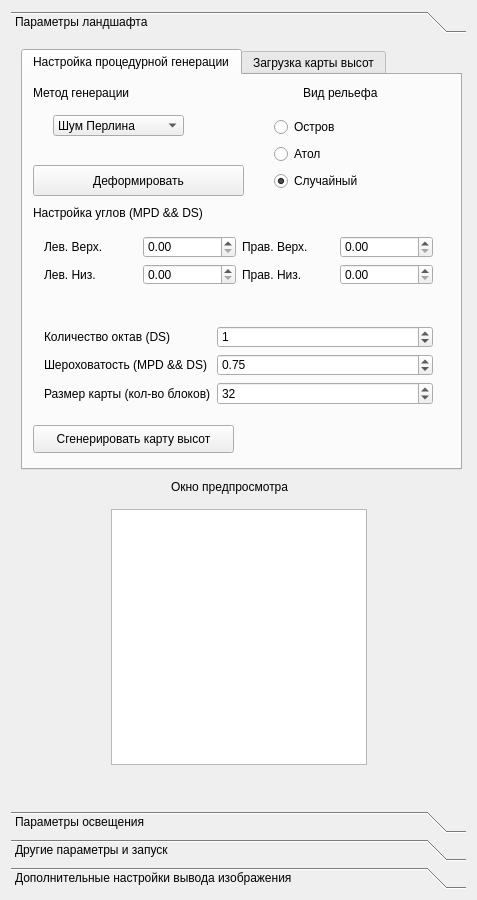
<?xml version="1.0" encoding="UTF-8"?>
<ui version="4.0">
 <class>MainWindow</class>
 <widget class="QMainWindow" name="MainWindow">
  <property name="geometry">
   <rect>
    <x>0</x>
    <y>0</y>
    <width>477</width>
    <height>900</height>
   </rect>
  </property>
  <property name="sizePolicy">
   <sizepolicy hsizetype="Fixed" vsizetype="Fixed">
    <horstretch>0</horstretch>
    <verstretch>0</verstretch>
   </sizepolicy>
  </property>
  <property name="windowTitle">
   <string>Генератор ландшафта</string>
  </property>
  <widget class="QWidget" name="centralWidget">
   <layout class="QHBoxLayout" name="horizontalLayout_2">
    <item>
     <layout class="QHBoxLayout" name="horizontalLayout">
      <item>
       <layout class="QGridLayout" name="gridLayout">
        <item row="0" column="0">
         <widget class="QToolBox" name="toolBox">
          <property name="currentIndex">
           <number>0</number>
          </property>
          <widget class="QWidget" name="page">
           <property name="geometry">
            <rect>
             <x>0</x>
             <y>0</y>
             <width>455</width>
             <height>758</height>
            </rect>
           </property>
           <attribute name="label">
            <string>Параметры ландшафта</string>
           </attribute>
           <widget class="QTabWidget" name="tabWidget">
            <property name="geometry">
             <rect>
              <x>10</x>
              <y>10</y>
              <width>441</width>
              <height>421</height>
             </rect>
            </property>
            <property name="currentIndex">
             <number>0</number>
            </property>
            <widget class="QWidget" name="tab">
             <attribute name="title">
              <string>Настройка процедурной генерации</string>
             </attribute>
             <widget class="QComboBox" name="genTypeCB">
              <property name="geometry">
               <rect>
                <x>30</x>
                <y>40</y>
                <width>131</width>
                <height>21</height>
               </rect>
              </property>
              <item>
               <property name="text">
                <string>Шум Перлина</string>
               </property>
              </item>
              <item>
               <property name="text">
                <string>Метод смещения средней точки</string>
               </property>
              </item>
              <item>
               <property name="text">
                <string>Diamond-square</string>
               </property>
              </item>
             </widget>
             <widget class="QLabel" name="label_2">
              <property name="geometry">
               <rect>
                <x>280</x>
                <y>10</y>
                <width>91</width>
                <height>16</height>
               </rect>
              </property>
              <property name="text">
               <string>Вид рельефа </string>
              </property>
             </widget>
             <widget class="QLabel" name="label">
              <property name="geometry">
               <rect>
                <x>10</x>
                <y>10</y>
                <width>111</width>
                <height>16</height>
               </rect>
              </property>
              <property name="text">
               <string>Метод генерации</string>
              </property>
             </widget>
             <widget class="QPushButton" name="genLandscapeBtn">
              <property name="geometry">
               <rect>
                <x>10</x>
                <y>350</y>
                <width>201</width>
                <height>28</height>
               </rect>
              </property>
              <property name="text">
               <string>Сгенерировать карту высот</string>
              </property>
             </widget>
             <widget class="QLabel" name="label_29">
              <property name="geometry">
               <rect>
                <x>10</x>
                <y>130</y>
                <width>221</width>
                <height>16</height>
               </rect>
              </property>
              <property name="text">
               <string>Настройка углов (MPD &amp;&amp; DS)</string>
              </property>
             </widget>
             <widget class="QWidget" name="verticalLayoutWidget_2">
              <property name="geometry">
               <rect>
                <x>240</x>
                <y>30</y>
                <width>160</width>
                <height>99</height>
               </rect>
              </property>
              <layout class="QVBoxLayout" name="verticalLayout_4">
               <item>
                <widget class="QRadioButton" name="landTypeIslandRB">
                 <property name="text">
                  <string>Остров</string>
                 </property>
                </widget>
               </item>
               <item>
                <widget class="QRadioButton" name="landTypeAtolRB">
                 <property name="text">
                  <string>Атол</string>
                 </property>
                </widget>
               </item>
               <item>
                <widget class="QRadioButton" name="landTypeRandomRB">
                 <property name="text">
                  <string>Случайный</string>
                 </property>
                 <property name="checked">
                  <bool>true</bool>
                 </property>
                </widget>
               </item>
              </layout>
             </widget>
             <widget class="QWidget" name="formLayoutWidget">
              <property name="geometry">
               <rect>
                <x>10</x>
                <y>240</y>
                <width>411</width>
                <height>101</height>
               </rect>
              </property>
              <layout class="QFormLayout" name="formLayout">
               <item row="1" column="0">
                <widget class="QLabel" name="label_30">
                 <property name="text">
                  <string>Количество октав (DS)</string>
                 </property>
                </widget>
               </item>
               <item row="1" column="1">
                <widget class="QSpinBox" name="octavesCntSB">
                 <property name="value">
                  <number>1</number>
                 </property>
                </widget>
               </item>
               <item row="2" column="0">
                <widget class="QLabel" name="label_6">
                 <property name="text">
                  <string>Шероховатость (MPD &amp;&amp; DS)</string>
                 </property>
                </widget>
               </item>
               <item row="2" column="1">
                <widget class="QDoubleSpinBox" name="roughtnessSB">
                 <property name="maximum">
                  <double>1.000000000000000</double>
                 </property>
                 <property name="singleStep">
                  <double>0.100000000000000</double>
                 </property>
                 <property name="value">
                  <double>0.750000000000000</double>
                 </property>
                </widget>
               </item>
               <item row="3" column="0">
                <widget class="QLabel" name="label_7">
                 <property name="text">
                  <string>Размер карты (кол-во блоков)</string>
                 </property>
                </widget>
               </item>
               <item row="3" column="1">
                <widget class="QSpinBox" name="mapSizeSB">
                 <property name="minimum">
                  <number>2</number>
                 </property>
                 <property name="maximum">
                  <number>2048</number>
                 </property>
                 <property name="value">
                  <number>32</number>
                 </property>
                </widget>
               </item>
              </layout>
             </widget>
             <widget class="QWidget" name="gridLayoutWidget">
              <property name="geometry">
               <rect>
                <x>10</x>
                <y>150</y>
                <width>411</width>
                <height>71</height>
               </rect>
              </property>
              <layout class="QGridLayout" name="gridLayout_2">
               <item row="1" column="0">
                <widget class="QLabel" name="label_9">
                 <property name="text">
                  <string>Лев. Низ.</string>
                 </property>
                </widget>
               </item>
               <item row="0" column="2">
                <widget class="QLabel" name="label_10">
                 <property name="text">
                  <string>Прав. Верх.</string>
                 </property>
                </widget>
               </item>
               <item row="1" column="1">
                <widget class="QDoubleSpinBox" name="leftDownSB">
                 <property name="maximum">
                  <double>1.000000000000000</double>
                 </property>
                </widget>
               </item>
               <item row="0" column="0">
                <widget class="QLabel" name="label_8">
                 <property name="text">
                  <string>Лев. Верх.</string>
                 </property>
                </widget>
               </item>
               <item row="0" column="1">
                <widget class="QDoubleSpinBox" name="leftUpSB">
                 <property name="maximum">
                  <double>1.000000000000000</double>
                 </property>
                </widget>
               </item>
               <item row="0" column="3">
                <widget class="QDoubleSpinBox" name="rightUpSB">
                 <property name="maximum">
                  <double>1.000000000000000</double>
                 </property>
                </widget>
               </item>
               <item row="1" column="3">
                <widget class="QDoubleSpinBox" name="rightDownSB">
                 <property name="maximum">
                  <double>1.000000000000000</double>
                 </property>
                </widget>
               </item>
               <item row="1" column="2">
                <widget class="QLabel" name="label_11">
                 <property name="text">
                  <string>Прав. Низ.</string>
                 </property>
                </widget>
               </item>
              </layout>
             </widget>
             <widget class="QPushButton" name="deformBtn">
              <property name="geometry">
               <rect>
                <x>10</x>
                <y>90</y>
                <width>211</width>
                <height>31</height>
               </rect>
              </property>
              <property name="text">
               <string>Деформировать</string>
              </property>
             </widget>
            </widget>
            <widget class="QWidget" name="tab_2">
             <attribute name="title">
              <string>Загрузка карты высот</string>
             </attribute>
             <widget class="QLineEdit" name="loadPathLE">
              <property name="geometry">
               <rect>
                <x>40</x>
                <y>40</y>
                <width>181</width>
                <height>28</height>
               </rect>
              </property>
              <property name="text">
               <string/>
              </property>
             </widget>
             <widget class="QLabel" name="label_12">
              <property name="geometry">
               <rect>
                <x>10</x>
                <y>10</y>
                <width>241</width>
                <height>21</height>
               </rect>
              </property>
              <property name="text">
               <string>&lt;html&gt;&lt;head/&gt;&lt;body&gt;&lt;p&gt;Путь до загружаемого изображения&lt;/p&gt;&lt;/body&gt;&lt;/html&gt;</string>
              </property>
             </widget>
             <widget class="QPushButton" name="saveBtn">
              <property name="geometry">
               <rect>
                <x>10</x>
                <y>310</y>
                <width>171</width>
                <height>28</height>
               </rect>
              </property>
              <property name="text">
               <string>Сохранить карту высот</string>
              </property>
             </widget>
             <widget class="QLabel" name="label_14">
              <property name="geometry">
               <rect>
                <x>10</x>
                <y>110</y>
                <width>291</width>
                <height>41</height>
               </rect>
              </property>
              <property name="text">
               <string>&lt;html&gt;&lt;head/&gt;&lt;body&gt;&lt;p&gt;Путь до сохраняемого изображения&lt;/p&gt;&lt;/body&gt;&lt;/html&gt;</string>
              </property>
             </widget>
             <widget class="QLabel" name="label_13">
              <property name="geometry">
               <rect>
                <x>10</x>
                <y>190</y>
                <width>111</width>
                <height>16</height>
               </rect>
              </property>
              <property name="text">
               <string>Формат файла</string>
              </property>
             </widget>
             <widget class="QRadioButton" name="bmpSave">
              <property name="geometry">
               <rect>
                <x>30</x>
                <y>210</y>
                <width>104</width>
                <height>21</height>
               </rect>
              </property>
              <property name="text">
               <string>bmp</string>
              </property>
             </widget>
             <widget class="QRadioButton" name="pngSave">
              <property name="geometry">
               <rect>
                <x>30</x>
                <y>270</y>
                <width>104</width>
                <height>21</height>
               </rect>
              </property>
              <property name="text">
               <string>png</string>
              </property>
              <property name="checked">
               <bool>true</bool>
              </property>
             </widget>
             <widget class="QRadioButton" name="jpgSave">
              <property name="geometry">
               <rect>
                <x>30</x>
                <y>240</y>
                <width>104</width>
                <height>21</height>
               </rect>
              </property>
              <property name="text">
               <string>jpg</string>
              </property>
             </widget>
             <widget class="QLineEdit" name="savePathLE">
              <property name="geometry">
               <rect>
                <x>40</x>
                <y>160</y>
                <width>181</width>
                <height>28</height>
               </rect>
              </property>
              <property name="text">
               <string/>
              </property>
             </widget>
             <widget class="QPushButton" name="loadBtn">
              <property name="geometry">
               <rect>
                <x>10</x>
                <y>80</y>
                <width>171</width>
                <height>28</height>
               </rect>
              </property>
              <property name="text">
               <string>Загрузить карту высот</string>
              </property>
             </widget>
            </widget>
           </widget>
           <widget class="QGraphicsView" name="graphicsView_2">
            <property name="geometry">
             <rect>
              <x>100</x>
              <y>470</y>
              <width>256</width>
              <height>256</height>
             </rect>
            </property>
           </widget>
           <widget class="QLabel" name="label_4">
            <property name="geometry">
             <rect>
              <x>160</x>
              <y>440</y>
              <width>141</width>
              <height>16</height>
             </rect>
            </property>
            <property name="text">
             <string>Окно предпросмотра</string>
            </property>
           </widget>
          </widget>
          <widget class="QWidget" name="page_2">
           <property name="geometry">
            <rect>
             <x>0</x>
             <y>0</y>
             <width>455</width>
             <height>758</height>
            </rect>
           </property>
           <attribute name="label">
            <string>Параметры освещения</string>
           </attribute>
           <widget class="QLabel" name="label_19">
            <property name="geometry">
             <rect>
              <x>10</x>
              <y>10</y>
              <width>231</width>
              <height>16</height>
             </rect>
            </property>
            <property name="text">
             <string>&lt;html&gt;&lt;head/&gt;&lt;body&gt;&lt;p&gt;Настройка источников освещения&lt;/p&gt;&lt;/body&gt;&lt;/html&gt;</string>
            </property>
           </widget>
           <widget class="QGraphicsView" name="graphicsView_3">
            <property name="geometry">
             <rect>
              <x>170</x>
              <y>400</y>
              <width>256</width>
              <height>256</height>
             </rect>
            </property>
           </widget>
           <widget class="QCheckBox" name="useLightmapCB">
            <property name="geometry">
             <rect>
              <x>10</x>
              <y>400</y>
              <width>151</width>
              <height>51</height>
             </rect>
            </property>
            <property name="text">
             <string>Использовать карту
освещения</string>
            </property>
           </widget>
           <widget class="QPushButton" name="genLightmapsBtn">
            <property name="geometry">
             <rect>
              <x>20</x>
              <y>660</y>
              <width>131</width>
              <height>31</height>
             </rect>
            </property>
            <property name="text">
             <string>Сгенерировать</string>
            </property>
           </widget>
           <widget class="QLabel" name="label_20">
            <property name="geometry">
             <rect>
              <x>10</x>
              <y>600</y>
              <width>111</width>
              <height>51</height>
             </rect>
            </property>
            <property name="text">
             <string>&lt;html&gt;&lt;head/&gt;&lt;body&gt;&lt;p&gt;Предварительно&lt;br/&gt;сгенерировать&lt;br/&gt;карту освещения:&lt;/p&gt;&lt;/body&gt;&lt;/html&gt;</string>
            </property>
           </widget>
           <widget class="LightManagerWidget" name="verticalWidget_2" native="true">
            <property name="geometry">
             <rect>
              <x>10</x>
              <y>30</y>
              <width>441</width>
              <height>351</height>
             </rect>
            </property>
            <layout class="QVBoxLayout" name="verticalLayout_3"/>
           </widget>
           <widget class="QPushButton" name="nextLightmapBtn">
            <property name="geometry">
             <rect>
              <x>170</x>
              <y>660</y>
              <width>261</width>
              <height>31</height>
             </rect>
            </property>
            <property name="text">
             <string>Следующая</string>
            </property>
           </widget>
          </widget>
          <widget class="QWidget" name="page_3">
           <property name="geometry">
            <rect>
             <x>0</x>
             <y>0</y>
             <width>455</width>
             <height>758</height>
            </rect>
           </property>
           <attribute name="label">
            <string>Другие параметры и запуск</string>
           </attribute>
           <widget class="QCheckBox" name="shadowEnableCB">
            <property name="geometry">
             <rect>
              <x>20</x>
              <y>30</y>
              <width>271</width>
              <height>41</height>
             </rect>
            </property>
            <property name="text">
             <string>Включить тени</string>
            </property>
           </widget>
           <widget class="QLabel" name="label_21">
            <property name="geometry">
             <rect>
              <x>10</x>
              <y>80</y>
              <width>161</width>
              <height>16</height>
             </rect>
            </property>
            <property name="text">
             <string>Способ закраски граней</string>
            </property>
           </widget>
           <widget class="QLabel" name="label_3">
            <property name="geometry">
             <rect>
              <x>10</x>
              <y>190</y>
              <width>261</width>
              <height>16</height>
             </rect>
            </property>
            <property name="text">
             <string>Дополнительные настройки ландшафта</string>
            </property>
           </widget>
           <widget class="QLabel" name="label_24">
            <property name="geometry">
             <rect>
              <x>10</x>
              <y>370</y>
              <width>251</width>
              <height>16</height>
             </rect>
            </property>
            <property name="text">
             <string>Вид проективного преобразования</string>
            </property>
           </widget>
           <widget class="QWidget" name="horizontalLayoutWidget">
            <property name="geometry">
             <rect>
              <x>20</x>
              <y>120</y>
              <width>421</width>
              <height>52</height>
             </rect>
            </property>
            <layout class="QHBoxLayout" name="horizontalLayout_3">
             <item>
              <layout class="QVBoxLayout" name="verticalLayout_2">
               <item>
                <widget class="QRadioButton" name="simpleShadingRB">
                 <property name="text">
                  <string>Простая закраска</string>
                 </property>
                </widget>
               </item>
               <item>
                <widget class="QRadioButton" name="gouraudShadingRB">
                 <property name="text">
                  <string>Закраска методом Гуро</string>
                 </property>
                </widget>
               </item>
              </layout>
             </item>
             <item>
              <widget class="QRadioButton" name="frameModelRB">
               <property name="text">
                <string>Каркасная модель</string>
               </property>
               <property name="checked">
                <bool>true</bool>
               </property>
              </widget>
             </item>
            </layout>
           </widget>
           <widget class="QLabel" name="label_15">
            <property name="geometry">
             <rect>
              <x>10</x>
              <y>10</y>
              <width>201</width>
              <height>16</height>
             </rect>
            </property>
            <property name="text">
             <string>Настройка теней</string>
            </property>
           </widget>
           <widget class="QWidget" name="horizontalLayoutWidget_2">
            <property name="geometry">
             <rect>
              <x>30</x>
              <y>260</y>
              <width>401</width>
              <height>41</height>
             </rect>
            </property>
            <layout class="QHBoxLayout" name="horizontalLayout_4">
             <item>
              <widget class="QLabel" name="label_16">
               <property name="text">
                <string>Максимальная высота</string>
               </property>
              </widget>
             </item>
             <item>
              <spacer name="horizontalSpacer">
               <property name="orientation">
                <enum>Qt::Horizontal</enum>
               </property>
               <property name="sizeHint" stdset="0">
                <size>
                 <width>40</width>
                 <height>20</height>
                </size>
               </property>
              </spacer>
             </item>
             <item>
              <widget class="QDoubleSpinBox" name="maxHeightSB">
               <property name="maximum">
                <double>100000.000000000000000</double>
               </property>
              </widget>
             </item>
            </layout>
           </widget>
           <widget class="QWidget" name="horizontalLayoutWidget_3">
            <property name="geometry">
             <rect>
              <x>30</x>
              <y>310</y>
              <width>401</width>
              <height>41</height>
             </rect>
            </property>
            <layout class="QHBoxLayout" name="horizontalLayout_5">
             <item>
              <widget class="QLabel" name="label_5">
               <property name="text">
                <string>Уровень воды</string>
               </property>
              </widget>
             </item>
             <item>
              <spacer name="horizontalSpacer_2">
               <property name="orientation">
                <enum>Qt::Horizontal</enum>
               </property>
               <property name="sizeHint" stdset="0">
                <size>
                 <width>40</width>
                 <height>20</height>
                </size>
               </property>
              </spacer>
             </item>
             <item>
              <widget class="QDoubleSpinBox" name="waterLevelSB">
               <property name="maximum">
                <double>100000.000000000000000</double>
               </property>
              </widget>
             </item>
            </layout>
           </widget>
           <widget class="QCheckBox" name="addLandscapeWater">
            <property name="geometry">
             <rect>
              <x>30</x>
              <y>220</y>
              <width>251</width>
              <height>21</height>
             </rect>
            </property>
            <property name="text">
             <string>Добавить воду, как часть рельефа</string>
            </property>
           </widget>
           <widget class="QWidget" name="gridLayoutWidget_2">
            <property name="geometry">
             <rect>
              <x>70</x>
              <y>460</y>
              <width>341</width>
              <height>261</height>
             </rect>
            </property>
            <layout class="QGridLayout" name="gridLayout_3">
             <property name="spacing">
              <number>6</number>
             </property>
             <item row="5" column="0">
              <widget class="QPushButton" name="closeVPBtn">
               <property name="sizePolicy">
                <sizepolicy hsizetype="Minimum" vsizetype="Minimum">
                 <horstretch>0</horstretch>
                 <verstretch>0</verstretch>
                </sizepolicy>
               </property>
               <property name="text">
                <string>Закрыть область просмотра </string>
               </property>
              </widget>
             </item>
             <item row="4" column="0">
              <widget class="QPushButton" name="launch_btn">
               <property name="sizePolicy">
                <sizepolicy hsizetype="Minimum" vsizetype="Minimum">
                 <horstretch>0</horstretch>
                 <verstretch>0</verstretch>
                </sizepolicy>
               </property>
               <property name="text">
                <string>Открыть область просмотра</string>
               </property>
              </widget>
             </item>
             <item row="1" column="0">
              <widget class="QPushButton" name="updateSceneBtn">
               <property name="sizePolicy">
                <sizepolicy hsizetype="Minimum" vsizetype="Minimum">
                 <horstretch>0</horstretch>
                 <verstretch>0</verstretch>
                </sizepolicy>
               </property>
               <property name="text">
                <string>Добавить модель ландшафта в сцену</string>
               </property>
              </widget>
             </item>
             <item row="2" column="0">
              <widget class="QPushButton" name="removeLSBtn">
               <property name="sizePolicy">
                <sizepolicy hsizetype="Minimum" vsizetype="Minimum">
                 <horstretch>0</horstretch>
                 <verstretch>0</verstretch>
                </sizepolicy>
               </property>
               <property name="text">
                <string>Удалить модель ландшафта</string>
               </property>
              </widget>
             </item>
             <item row="6" column="0">
              <widget class="Line" name="line">
               <property name="orientation">
                <enum>Qt::Horizontal</enum>
               </property>
              </widget>
             </item>
            </layout>
           </widget>
           <widget class="QWidget" name="horizontalLayoutWidget_4">
            <property name="geometry">
             <rect>
              <x>30</x>
              <y>400</y>
              <width>401</width>
              <height>41</height>
             </rect>
            </property>
            <layout class="QHBoxLayout" name="horizontalLayout_6">
             <item>
              <widget class="QRadioButton" name="orthoRB">
               <property name="text">
                <string>Аксонометрическое</string>
               </property>
               <property name="checked">
                <bool>false</bool>
               </property>
              </widget>
             </item>
             <item>
              <widget class="QRadioButton" name="perspectiveRB">
               <property name="text">
                <string>Перспективное</string>
               </property>
               <property name="checked">
                <bool>true</bool>
               </property>
              </widget>
             </item>
            </layout>
           </widget>
          </widget>
          <widget class="QWidget" name="page_5">
           <property name="geometry">
            <rect>
             <x>0</x>
             <y>0</y>
             <width>455</width>
             <height>758</height>
            </rect>
           </property>
           <attribute name="label">
            <string>Дополнительные настройки вывода изображения</string>
           </attribute>
           <widget class="GradientSlider" name="verticalWidget_3" native="true">
            <property name="geometry">
             <rect>
              <x>10</x>
              <y>50</y>
              <width>431</width>
              <height>91</height>
             </rect>
            </property>
            <layout class="QVBoxLayout" name="verticalLayout_5"/>
           </widget>
           <widget class="QLabel" name="label_17">
            <property name="geometry">
             <rect>
              <x>10</x>
              <y>10</y>
              <width>121</width>
              <height>20</height>
             </rect>
            </property>
            <property name="text">
             <string>Градиент закраски</string>
            </property>
           </widget>
           <widget class="QLabel" name="label_18">
            <property name="geometry">
             <rect>
              <x>10</x>
              <y>140</y>
              <width>61</width>
              <height>16</height>
             </rect>
            </property>
            <property name="text">
             <string>Минимум</string>
            </property>
           </widget>
           <widget class="QLabel" name="label_22">
            <property name="geometry">
             <rect>
              <x>370</x>
              <y>140</y>
              <width>71</width>
              <height>20</height>
             </rect>
            </property>
            <property name="text">
             <string>Максимум</string>
            </property>
           </widget>
           <widget class="QWidget" name="gridLayoutWidget_3">
            <property name="geometry">
             <rect>
              <x>20</x>
              <y>210</y>
              <width>411</width>
              <height>81</height>
             </rect>
            </property>
            <layout class="QGridLayout" name="gridLayout_4">
             <item row="1" column="1">
              <widget class="QSpinBox" name="viewportHeight">
               <property name="wrapping">
                <bool>false</bool>
               </property>
               <property name="frame">
                <bool>true</bool>
               </property>
               <property name="minimum">
                <number>1</number>
               </property>
               <property name="maximum">
                <number>4160</number>
               </property>
               <property name="value">
                <number>480</number>
               </property>
              </widget>
             </item>
             <item row="1" column="0">
              <widget class="QSpinBox" name="viewportWidth">
               <property name="frame">
                <bool>true</bool>
               </property>
               <property name="minimum">
                <number>1</number>
               </property>
               <property name="maximum">
                <number>2560</number>
               </property>
               <property name="value">
                <number>720</number>
               </property>
              </widget>
             </item>
             <item row="0" column="0">
              <widget class="QLabel" name="label_25">
               <property name="text">
                <string>Ширина</string>
               </property>
              </widget>
             </item>
             <item row="0" column="1">
              <widget class="QLabel" name="label_31">
               <property name="text">
                <string>Высота</string>
               </property>
              </widget>
             </item>
            </layout>
           </widget>
           <widget class="QLabel" name="label_23">
            <property name="geometry">
             <rect>
              <x>10</x>
              <y>180</y>
              <width>181</width>
              <height>16</height>
             </rect>
            </property>
            <property name="text">
             <string>Парметры окна обзора</string>
            </property>
           </widget>
           <widget class="QPushButton" name="saveSettingsBtn">
            <property name="geometry">
             <rect>
              <x>340</x>
              <y>460</y>
              <width>90</width>
              <height>28</height>
             </rect>
            </property>
            <property name="text">
             <string>Сохранить</string>
            </property>
           </widget>
           <widget class="ColorSelector" name="verticalWidget_5" native="true">
            <property name="geometry">
             <rect>
              <x>20</x>
              <y>330</y>
              <width>411</width>
              <height>41</height>
             </rect>
            </property>
            <layout class="QVBoxLayout" name="bgColorSelector"/>
           </widget>
           <widget class="QLabel" name="label_32">
            <property name="geometry">
             <rect>
              <x>10</x>
              <y>300</y>
              <width>181</width>
              <height>16</height>
             </rect>
            </property>
            <property name="text">
             <string>Цвет фона</string>
            </property>
           </widget>
           <widget class="ColorSelector" name="verticalWidget_4" native="true">
            <property name="geometry">
             <rect>
              <x>20</x>
              <y>410</y>
              <width>411</width>
              <height>41</height>
             </rect>
            </property>
            <layout class="QVBoxLayout" name="bgColorSelector_2"/>
           </widget>
           <widget class="QLabel" name="label_33">
            <property name="geometry">
             <rect>
              <x>10</x>
              <y>380</y>
              <width>181</width>
              <height>16</height>
             </rect>
            </property>
            <property name="text">
             <string>Цвет линий</string>
            </property>
           </widget>
          </widget>
         </widget>
        </item>
       </layout>
      </item>
     </layout>
    </item>
   </layout>
  </widget>
 </widget>
 <layoutdefault spacing="6" margin="11"/>
 <customwidgets>
  <customwidget>
   <class>GradientSlider</class>
   <extends>QWidget</extends>
   <header>gradient_slider.h</header>
   <container>1</container>
  </customwidget>
  <customwidget>
   <class>LightManagerWidget</class>
   <extends>QWidget</extends>
   <header>light_manager_widget.h</header>
   <container>1</container>
  </customwidget>
  <customwidget>
   <class>ColorSelector</class>
   <extends>QWidget</extends>
   <header>color_selector.h</header>
   <container>1</container>
  </customwidget>
 </customwidgets>
 <resources/>
 <connections/>
</ui>
